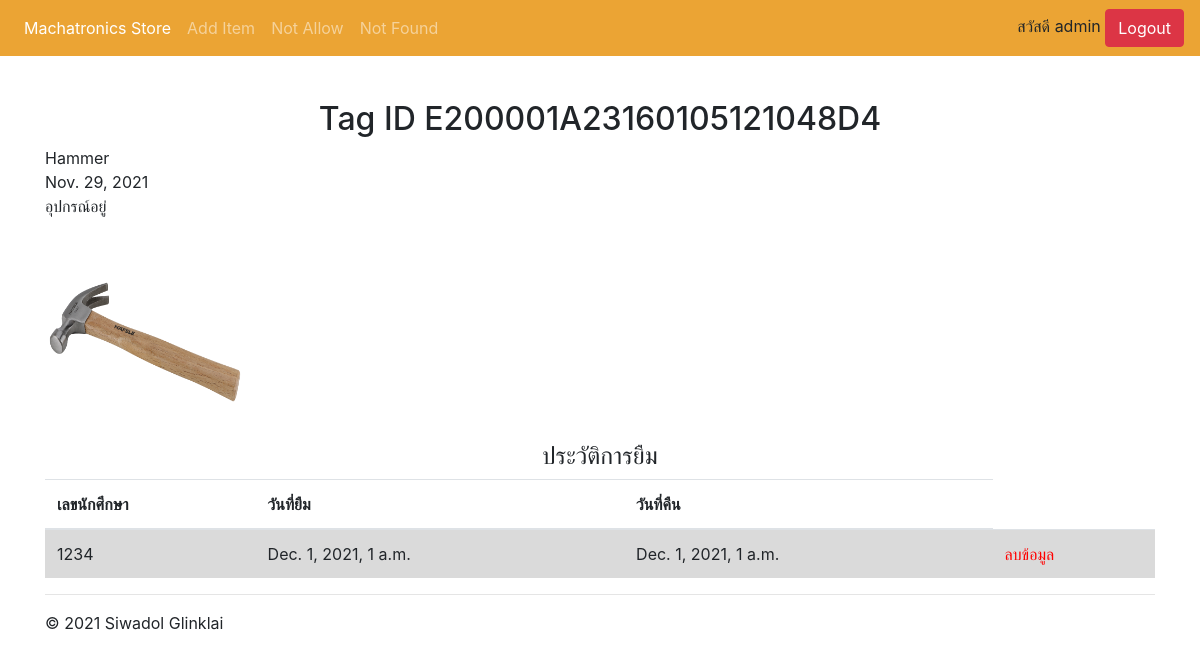
The app's page /item/E200001A23160105121048D4/ (signed in) with its own data.
### WebApplication/models.py (models this page shows, shortened)
class ObjectInfo(models.Model):
    all_status = [
        ('อุปกรณ์อยู่','อุปกรณ์อยู่'),
        ('อุปกรณ์ไม่อยู่','อุปกรณ์ไม่อยู่'),
        ('กำลังดำเนินการ','กำลังดำเนินการ'),
        ('ถูกยืม','ถูกยืม'),
        ('คืนของ','คืนของ'),
    ]
    tag_id = models.CharField(max_length=200, primary_key=True)
    tag_name = models.CharField(max_length=50)
    add_date = models.DateField(auto_now_add=True)
    status = models.CharField(
        max_length=20,
        default='อยู่',
        choices=all_status
    )
    picture = models.ImageField(upload_to="ObjectInfo",null=True,blank=True)

class ObjectHistory(models.Model):
    tag_id = models.ForeignKey(ObjectInfo, on_delete=models.CASCADE)
    student_id = models.CharField(
        max_length=20,
        null=True,
        blank=True
    )
    picture = models.ImageField(null=True, blank=True,upload_to="ObjectHistory")
    borrow_time = models.DateTimeField(null=True,blank=True)
    return_time = models.DateTimeField(null=True,blank=True)

### WebApplication/views.py (the view)
# urls.py: path('item/<str:tag_id>/', login_required(views.item), name='item'),
def item(request,tag_id):
    objects = ObjectInfo.objects.get(tag_id=tag_id)
    objects_history = ObjectHistory.objects.filter(tag_id=tag_id)
    return render(request, 'WebApplication/item.html',{
        'objects':objects,
        'objects_history':objects_history})

### templates/WebApplication/item.html (shortened to what this page needs)
{% extends 'WebApplication/base.html' %}
{% block content %}
<h2 align="center">Tag ID {{objects.tag_id}}</h2>
{{objects.tag_name}} <br>
{{objects.add_date}} <br>
{{objects.status}} <br>
{{objects.date_time}} <br>
<img style="width:200px; height:200px" src="{{objects.picture.url}}">
{% if objects_history %}
<h4 align="center">ประวัติการยืม</h4>
<table class="table">
    <thead>
        <tr>
            <th scope="col">เลขนักศึกษา</th>
            <th scope="col">วันที่ยืม</th>
            <th scope="col">วันที่คืน</th>
        </tr>
    </thead>
    <tbody id="table-data">
        {% for object in objects_history %}
          <tr class="table-active" id="table">
            <td>{{object.student_id}}</td>
            <td>{{object.borrow_time}}</td>
            <td>{{object.return_time}}</td>
            <td><a style="color: red" href="{% url 'WebApplication:deleteHistory' object.id %}">ลบข้อมูล</a></td>
          </tr>
        {% endfor %}
        </tbody>
      </table>
{% endif %}
{% endblock %}

### templates/WebApplication/base.html (shortened to what this page needs)
<!doctype html>
<html lang="en">
  <head>
    <link rel="stylesheet" href="https://maxcdn.bootstrapcdn.com/bootstrap/4.4.1/css/bootstrap.min.css">
    <link rel="stylesheet" href="https://cdnjs.cloudflare.com/ajax/libs/font-awesome/4.7.0/css/font-awesome.min.css">
  </head>
  <body>
    <nav class="navbar navbar-expand-md navbar-dark fixed-top" style='background-color: #eba434;'>
  <div class="collapse navbar-collapse" id="navbarsExampleDefault">
    <ul class="navbar-nav mr-auto">
      <li class="nav-item active">
        <a class="nav-link" href="{% url 'WebApplication:home' %}">Machatronics Store <span class="sr-only">(current)</span></a>
      </li>
      <li class="nav-item">
        {% if user.is_authenticated %}
          <a class="nav-link" href="{% url 'WebApplication:add' %}">Add Item</a>
        {% endif %}
      </li>
      <li class="nav-item">
        {% if user.is_authenticated %}
          <a class="nav-link" href="{% url 'WebApplication:not_allow' %}">Not Allow</a>
        {% endif %}
      </li>
      <li class="nav-item">
        {% if user.is_authenticated %}
          <a class="nav-link" href="{% url 'WebApplication:notFound' %}">Not Found</a>
        {% endif %}
      </li>
    </ul>
    <div>
      {% if user.is_authenticated %}
        สวัสดี {{user.username}}
        <a class="btn btn-danger" href="{% url 'WebApplication:logout' %}">Logout</a>
      {% endif %}
    </div>
  </div>
</nav>
<main role="main">
  <div class="container">
   {% block content %}
   {% endblock %}
    <hr>
  </div>
</main>
<footer class="container">
  <p>&copy; 2021 Siwadol Glinklai</p>
</footer>
</body>
</html>

### records on screen
ObjectInfo: tag_id "E200001A23160105121048D4", tag_name "Hammer", add_date "Nov. 29, 2021", status "อุปกรณ์อยู่", picture (picture)
ObjectHistory: student_id "1234", borrow_time "Dec. 1, 2021, 1 a.m.", return_time "Dec. 1, 2021, 1 a.m."

### other values on screen
{{ user.username }} "admin"
